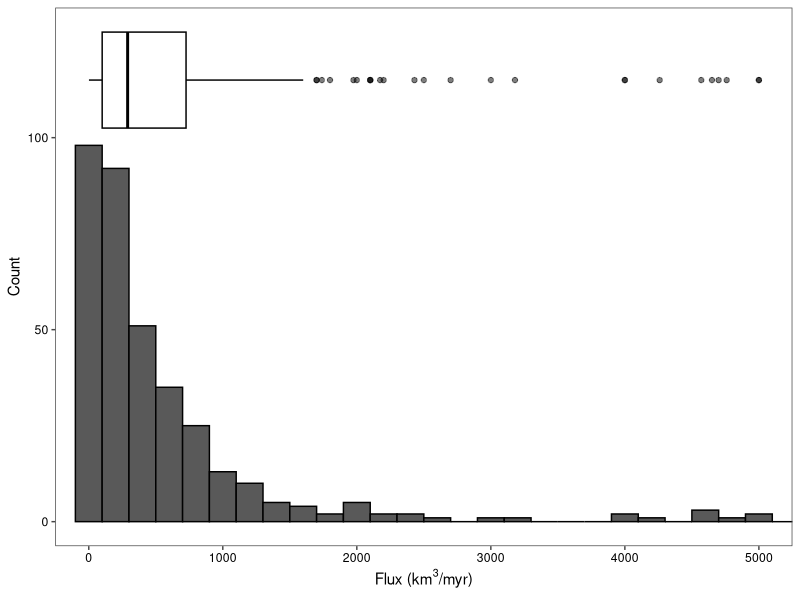
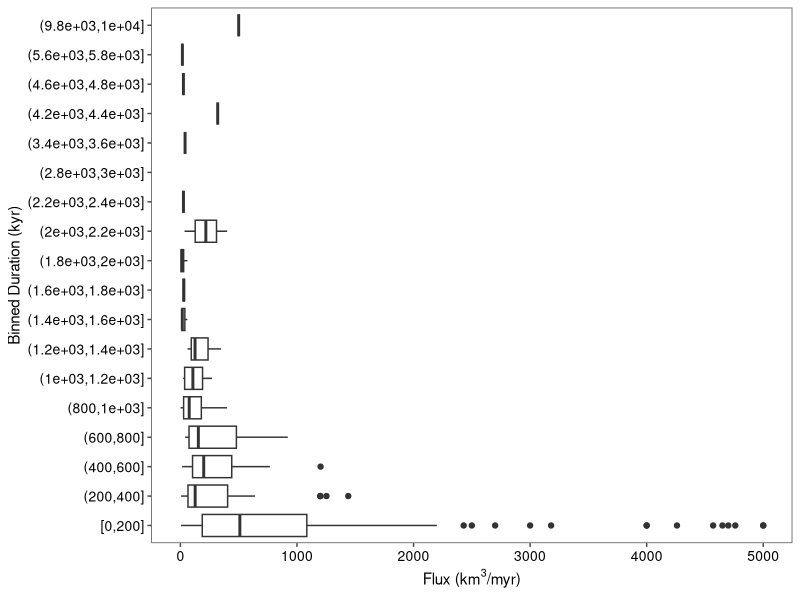
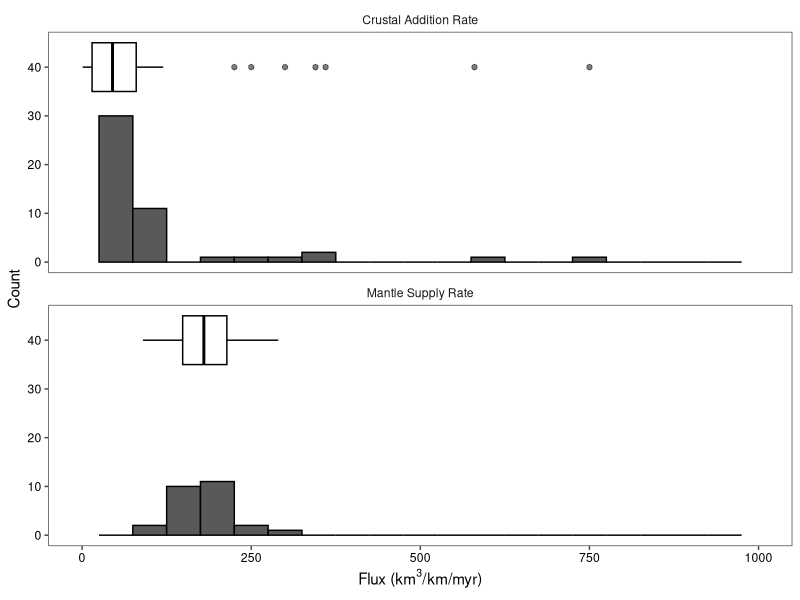
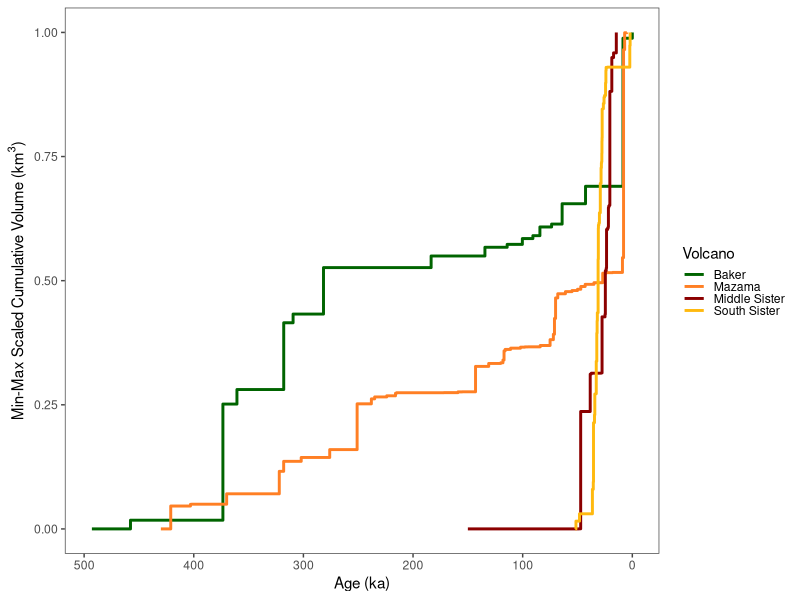
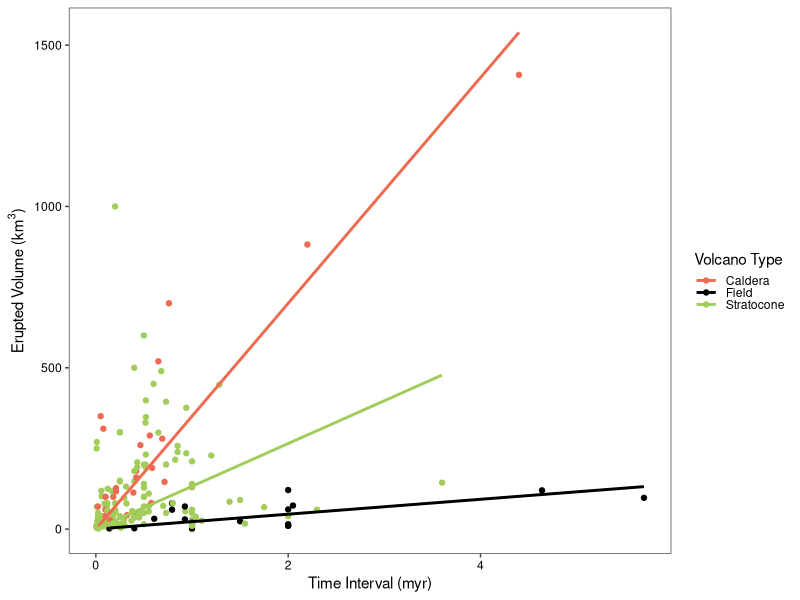

Generate these figures, in order, with R: (Note: this script raises an error after producing the figures.)
## New important figures, draft started 8/22/24, most recent update 9/8/26
library(ggplot2)
library(egg)
library(tidyverse)
library(readxl)
library(scales)
#### Import data frames ####

# Import and split dataframes from one file, All_Long_Term_Rates
# The file includes data for all three current categories of long-term fluxes: 
# Erupted flux, crustal growth rate, and mantle-derived magma supply rate

# Define df with all rates

All_Rates<-read_excel("All_Long_Term_Rates_Updated_9_26.xlsx")

# Define Erupted Flux df

Erupted_Flux_All<-All_Rates%>%
  filter(CrustalorMantleRates=="Erupted")%>%
  mutate(EruptedVolume=`Flux(km3/myr)`*(`Duration (ka)`*.001))

# Isolate from this df erupted fluxes from the Cascades
Cascades_Erupted<-filter(Erupted_Flux_All, Arc=="Cascades")
# Define Crustal Growth Rate df

Crustal_Growth_Rate_All<-All_Rates%>%
  filter(CrustalorMantleRates=="CrustalRate")

# Define Mantle-Derived Magma Supply Rate df

Mantle_Supply_Rate_All<-All_Rates%>%
  filter(CrustalorMantleRates=="MantleRate")

# Collect all arc averaged fluxes (this would be like joining Crustal_Growth_Rate_All and Mantle_Supply_Rate_All)
Arc_Averaged_Fluxes<-All_Rates%>%
  filter(CrustalorMantleRates=="CrustalRate"|CrustalorMantleRates=="MantleRate")
# Import data to make cumulative volume plots
# Define function to do min/max normalization
min_max_normalization <- function(x) {
  return ((x - min(x)) / (max(x) - min(x)))
}
# Import data, mutate to do min-max scaling
Cumulative_Volumes<-read_excel("Cumulative_Volume_Data.xlsx")%>%
  group_by(Volcano)%>%
  mutate(Min_Max_Scaled_CumVol=min_max_normalization(CumVol))

#### Do statistics ####

# Statistics on mantle supply rates
min(Mantle_Supply_Rate_All$`Flux(km3/km/myr)`,na.rm = TRUE) #90
max(Mantle_Supply_Rate_All$`Flux(km3/km/myr)`,na.rm = TRUE) #290
mean(Mantle_Supply_Rate_All$`Flux(km3/km/myr)`,na.rm = TRUE) #181
sd(Mantle_Supply_Rate_All$`Flux(km3/km/myr)`,na.rm = TRUE) #48
median(Mantle_Supply_Rate_All$`Flux(km3/km/myr)`,na.rm = TRUE) #180
IQR(Mantle_Supply_Rate_All$`Flux(km3/km/myr)`,na.rm = TRUE) #65.3
quantile(Mantle_Supply_Rate_All$`Flux(km3/km/myr)`,probs=.75,na.rm=TRUE)#214
quantile(Mantle_Supply_Rate_All$`Flux(km3/km/myr)`,probs=.25,na.rm=TRUE)#149

## Statistics on erupted flux
min(Erupted_Flux_All$`Flux(km3/myr)`,na.rm = TRUE) #1.3, volcanic field northern cascades
max(Erupted_Flux_All$`Flux(km3/myr)`,na.rm = TRUE) #71428.57, 7 year integrated time
mean(Erupted_Flux_All$`Flux(km3/myr)`,na.rm = TRUE) #1166
sd(Erupted_Flux_All$`Flux(km3/myr)`,na.rm = TRUE) #4529
median(Erupted_Flux_All$`Flux(km3/myr)`,na.rm = TRUE) #290
IQR(Erupted_Flux_All$`Flux(km3/myr)`,na.rm = TRUE) #626
quantile(Erupted_Flux_All$`Flux(km3/myr)`,probs=.75,na.rm=TRUE)#725.8
quantile(Erupted_Flux_All$`Flux(km3/myr)`,probs=.25,na.rm=TRUE)#100

## Statistics on crustal rates
min(Crustal_Growth_Rate_All$`Flux(km3/km/myr)`,na.rm = TRUE) #0.8, volcanic field northern cascades
max(Crustal_Growth_Rate_All$`Flux(km3/km/myr)`,na.rm = TRUE) #750
mean(Crustal_Growth_Rate_All$`Flux(km3/km/myr)`,na.rm = TRUE) #80
sd(Crustal_Growth_Rate_All$`Flux(km3/km/myr)`,na.rm = TRUE) #128
median(Crustal_Growth_Rate_All$`Flux(km3/km/myr)`,na.rm = TRUE) #45
IQR(Crustal_Growth_Rate_All$`Flux(km3/km/myr)`,na.rm = TRUE) #65.25
quantile(Crustal_Growth_Rate_All$`Flux(km3/km/myr)`,probs=.75,na.rm=TRUE)#80
quantile(Crustal_Growth_Rate_All$`Flux(km3/km/myr)`,probs=.25,na.rm=TRUE)#14.75

#### Figures and associated Statistics ####
#### Figure 6 ####
ggplot(Erupted_Flux_All)+
  geom_histogram(aes(x=`Flux(km3/myr)`, after_stat(count)),binwidth=200, color="black")+
  geom_boxplot(aes(x=`Flux(km3/myr)`,y=115), width=25,color="black",alpha=0.5)+
  theme_article()+
  coord_cartesian( xlim = c(0, 5000))+
  labs(y="Count",x=expression("Flux (km"^"3"*"/myr)"))+
  theme(axis.text=element_text(color="black"))

#### Figure 7 ####
# Express how flux changes w duration binned
Binned_Erupted_Flux<-Erupted_Flux_All%>%
  filter(`Duration (ka)`!="NA")%>%
  filter(!is.na(`Flux(km3/myr)`))%>%
  mutate( bin=cut_width(`Duration (ka)`, width=200, boundary=0) )
#options(scipen=999)
ggplot(filter(Binned_Erupted_Flux), aes(y = bin, x = `Flux(km3/myr)`)) +
  geom_boxplot()+
  coord_cartesian(xlim = c(0,5000))+
  theme_article()+
  labs(y="Binned Duration (kyr)",x=expression("Flux (km"^"3"*"/myr)"))+
  theme(axis.text = element_text(color="black", size=10))
# for this figure, y-axis labels need to be changed to non-scientific by hand

#### Figure 8 ####
ggplot(data=filter(All_Rates, CrustalorMantleRates!="Erupted"))+
  geom_histogram(aes(x=`Flux(km3/km/myr)`, after_stat(count)), color="black",binwidth = 50)+
  geom_boxplot(aes(x=`Flux(km3/km/myr)`,y=40),color="black",width=10,alpha=0.5)+
  facet_wrap(~CrustalorMantleRates,nrow=2,
             labeller = labeller(CrustalorMantleRates = c("CrustalRate" = "Crustal Addition Rate",
                                                          "MantleRate" = "Mantle Supply Rate")))+
  theme_article()+
  labs(x=expression("Flux (km"^"3"*"/km/myr)"),
       y="Count" )+
  theme(#axis.text.y=element_blank(),
    #axis.title.y = element_blank(),
    #axis.ticks.y = element_blank(),
    axis.text=element_text(color="black"))+
  lims(x=c(0,1000))

#### Figure 11 ####

CumVolColors<-c("darkgreen","chocolate1","red4", "darkgoldenrod1")
CumVolFigure<-ggplot(data=Cumulative_Volumes, aes(x=Age,y=Min_Max_Scaled_CumVol,color=Volcano))+
  geom_step(size=1)+
  theme_article()+
  scale_x_reverse()+
  labs(y=expression("Min-Max Scaled Cumulative Volume (km"^"3"*")"),x="Age (ka)")+
  scale_color_manual(values=CumVolColors)

CumVolFigure

#### Figure 12 and associated statistics ####
# Isolate Time average calderas, calculate line
Time_Avg_Calderas<-Erupted_Flux_All%>%
  filter(`Time averaged?`== "Yes"&VolcanoType=="Caldera")%>%
  mutate(Duration_myr=`Duration (ka)`*10^-3)
Caldera_Line<-lm(Time_Avg_Calderas$EruptedVolume~Time_Avg_Calderas$`Duration_myr`+0)
summary(Caldera_Line) # 350+/-28 r2=.85
# Isolate Time average volcanic fields, calculate line
Time_Avg_Field<-Erupted_Flux_All%>%
  filter(`Time averaged?`== "Yes"&VolcanoType=="Field",EruptedVolume<5000)%>% #NOTE, WE ARE EXCLUDING VERY HIGH ESTIMATES OF FLUX HERE FROM SNAKE RIVER PLANE AND LAKE BAIKAL
  mutate(Duration_myr=`Duration (ka)`*10^-3)
Field_Line<-lm(Time_Avg_Field$EruptedVolume~Time_Avg_Field$`Duration_myr`+0)
summary(Field_Line) # 23 +/- 4 r2=0.68
# Isolate Time average stratocones, calculate line
Time_Avg_Stratocone<-Erupted_Flux_All%>%
  filter(`Time averaged?`== "Yes"&VolcanoType=="Stratocone")%>%
  mutate(Duration_myr=`Duration (ka)`*10^-3)
Stratocone_Line<-lm(Time_Avg_Stratocone$EruptedVolume~Time_Avg_Stratocone$`Duration_myr`+0)
summary(Stratocone_Line) #133 +/- 20, r2=0.25
# Make plot
ggplot(filter(Erupted_Flux_All, `Time averaged?`=="Yes", VolcanoType=="Caldera"|VolcanoType=="Stratocone"|VolcanoType=="Field", EruptedVolume<5000), 
       aes(y=EruptedVolume,x=`Duration (ka)`/1000, color=VolcanoType),)+
  geom_point()+
  theme_article()+
  geom_smooth(method=lm,
              formula=y~x+0,se=FALSE)+
  scale_color_manual(values=c("coral2",
                              "black",
                              "darkolivegreen3"))+
  theme(axis.text = element_text(color="black"))+
  labs(x="Time Interval (myr)", y=expression("Erupted Volume (km"^"3"*")"), color="Volcano Type")

#### Figure 13 and associated statistics ####
# First, define summarized dataframes from the cascades
# calculate average estimates of flux from Hildreth 2007
Hildreth_averages<-Erupted_Flux_All%>%
  filter(Citation=="Hildreth 2007")%>%
  group_by(GeneralName)%>%
  summarise(EruptedVolume=mean(EruptedVolume),`Flux(km3/myr)`=mean(`Flux(km3/myr)`),`Duration (ka)`=mean(`Duration (ka)`))%>%
  mutate(Arc="Cascades")
# Join those with fluxes from other contributions
Cascades_averages<-Erupted_Flux_All%>%
  filter(Citation=="Schmidt and Grunder 2009"|Citation=="Calvert (2018) Geopshere")%>%
  filter(`Time averaged?`=="Yes")%>%
  bind_rows(Hildreth_averages)
# Find time averaged estimates from CVZ and SVZ
CVZ_SVZ_averages<-filter(Erupted_Flux, Arc=="SVZ"|Arc=="CVZ", `Time averaged?`=="Yes")
# Find time averaged estimates from Alaska Aleutian arc
Alaska_Aleutian_averages<-Erupted_Flux_All%>%
  filter(Arc=="Aleutian-Alaska")%>%
  filter(`Time averaged?`=="Yes")%>%
  mutate(`Duration (myr)`=`Duration (ka)`*10^-3)
# For only oceanic in AA arc
Alaska_Aleutian_averages_oceanic<-Erupted_Flux_All%>%
  filter(Arc=="Aleutian-Alaska")%>%
  filter(`Time averaged?`=="Yes")%>%
  mutate(`Duration (myr)`=`Duration (ka)`*10^-3)%>%
  filter(GeneralName=="Akutan"|GeneralName=="Seguam"|GeneralName=="Tanaga")
# For only continental in AA arc
Alaska_Aleutian_averages_continental<-Erupted_Flux_All%>%
  filter(Arc=="Aleutian-Alaska")%>%
  filter(`Time averaged?`=="Yes")%>%
  mutate(`Duration (myr)`=`Duration (ka)`*10^-3)%>%
  filter(GeneralName!="Akutan"&GeneralName!="Seguam"&GeneralName!="Tanaga")%>%
  filter(EstimateType=="Volcano")
# collect all those data frames
Arc_Averages<-full_join(Cascades_averages,CVZ_SVZ_averages)%>%
  full_join(.,Alaska_Aleutian_averages_continental)%>%
  mutate(`Duration (myr)`=`Duration (ka)`*10^-3)

# make figure
Averages_Figure<-ggplot()+
  geom_point(data=Arc_Averages, 
             aes(y=`EruptedVolume`,x=`Duration (myr)`, color=Arc))+
  geom_smooth(data=filter(Arc_Averages),aes(y=`EruptedVolume`,x=`Duration (myr)`, color=Arc),
              method=lm,formula=y~x+0,se=FALSE)+
  theme_article()+
  labs(y=expression("Erupted Volume (km"^"3"*")"))+
  theme(element_text(color="black"), axis.text = element_text(color="black"),
        legend.position = "none")+
  scale_color_manual(values=c("dodgerblue","pink","orange","darkred"))
Averages_Boxplot<-
  ggplot(data=Arc_Averages)+
  geom_boxplot(aes(y=`Flux(km3/myr)`,x=fct_reorder(Arc, `Flux(km3/myr)`, .fun='median'),color=Arc))+
  theme_article()+
  labs(y=expression("Erupted Flux (km"^"3"*"/myr)"))+
  theme(legend.position ="none" ,axis.title.x = element_blank())+
  theme(element_text(color="black"), axis.text = element_text(color="black"))+
  scale_color_manual(values=c("dodgerblue","pink","orange","darkred"))

ggarrange(Averages_Figure,Averages_Boxplot, nrow=1)
# get data about lines
# include all cascades points
Cascades_Line_Data_All<-filter(Arc_Averages,Arc=="Cascades")
Cascades_Line_All<-lm(Cascades_Line_Data_All$EruptedVolume~Cascades_Line_Data_All$`Duration (myr)`+0)
summary(Cascades_Line_All)
# slope= 290 /pm 54, r2=.53
# exclude high flux points
# isolate smaller fluxes from the cascades
Cascades_Small<-filter(Arc_Averages, EruptedVolume<400)
Cascades_Line_Data<-filter(Cascades_Small,Arc=="Cascades")
Cascades_Line<-lm(Cascades_Line_Data$EruptedVolume~Cascades_Line_Data$`Duration (myr)`+0)
summary(Cascades_Line)
# slope= 204 /pm 19, r2=.83

SVZ_Line_Data<-filter(Cascades_Small,Arc=="SVZ")
SVZ_Line<-lm(SVZ_Line_Data$EruptedVolume~SVZ_Line_Data$`Duration (myr)`+0)
summary(SVZ_Line)
# slope=205 /pm 66, r2=.52

CVZ_Line_Data<-filter(Cascades_Small,Arc=="CVZ")
CVZ_Line<-lm(CVZ_Line_Data$EruptedVolume~CVZ_Line_Data$`Duration (myr)`+0)
summary(CVZ_Line)
#slope=64 /pm 10, r2=.71

# include only continental Aleutian points
Aleutian_Line_Data<-filter(Arc_Averages,Arc=="Aleutian-Alaska")
Aleutian_Line<-lm(Aleutian_Line_Data$EruptedVolume~Aleutian_Line_Data$`Duration (myr)`+0)
summary(Aleutian_Line)
# slope= 41 /pm 32, r2=.15

#### Figure 14 ####
# needs manual addition of number of estimates when regenerated
Erupted_Hist<-ggplot(data=Erupted_Flux_All)+
  geom_histogram(aes(x=`Flux(km3/myr)`), fill="darkseagreen", color="black", binwidth=0.5)+
  geom_histogram(data=Arc_Averaged_Fluxes,aes(x=`Flux(km3/km/myr)`*20), fill="cornflowerblue", color="black", binwidth=0.5, alpha=0.6)+
  scale_x_log10(breaks = scales::trans_breaks("log10", function(x) 10^x),
                labels = scales::trans_format("log10", scales::math_format(10^.x)), limits=c(1e-1,1e6))+
  annotation_logticks(sides="b")+
  labs(x=expression("Flux (km"^"3"*"/myr)"), y="Number Estimates", title="Eruptive flux")+
  theme_article()+
  theme(axis.text = element_text(size=16, color="black"), axis.title = element_text(size=24, color="black"))

Average_Hist<-ggplot(data=Arc_Averaged_Fluxes)+
  geom_histogram(aes(x=`Flux(km3/km/myr)`), fill="cornflowerblue", color="black", binwidth=0.5,alpha=0.8)+
  # geom_histogram(aes(x=`Flux(km3/km/myr)`*20), fill="cornflowerblue", color="black", binwidth=0.5, alpha=0.6)+
  scale_x_log10(breaks = scales::trans_breaks("log10", function(x) 10^x),
                labels = scales::trans_format("log10", scales::math_format(10^.x)), limits=c(1e-1,1e6))+
  annotation_logticks(sides="b")+
  labs(x=expression("Flux (km"^"3"*"/km/myr)"), y="Number Estimates", title="Arc-normalized supply rate")+
  theme_article()+
  theme(axis.text = element_text(size=16, color="black"), axis.title = element_text(size=24, color="black"))

ggarrange(Erupted_Hist,Average_Hist,nrow=1)




#### Trash Bin ####
## Start plots 

# Plot showing the difference in magnitude between crustal and mantle rates



# Plot showing crustal rates
ggplot(data=filter(Crustal_Growth_Rate_All, !is.na(`Flux(km3/km/myr)`)))+
  geom_histogram(aes(x=`Flux(km3/km/myr)`), color="black", binwidth=20)+
  theme_article()+
  labs(x=expression("Flux (km"^"3"*"/km/myr)"))+
  theme(axis.text.y=element_blank(),
        axis.title.y = element_blank(),
        axis.ticks.y = element_blank(),
        axis.text=element_text(color="black"))


# Plot showing crustal rates by method
ggplot(data=filter(Crustal_Growth_Rate_All, !is.na(`Flux(km3/km/myr)`)))+
  geom_histogram(aes(x=`Flux(km3/km/myr)`, after_stat(ncount)), color="black", binwidth=20)+
  facet_wrap(~Method,ncol=1)+
  theme_article()+
  labs(x=expression("Flux (km"^"3"*"/km/myr)"))+
  theme(axis.text.y=element_blank(),
        axis.title.y = element_blank(),
        axis.ticks.y = element_blank(),
        axis.text=element_text(color="black"))




# Show distribution in duration in erupted flux database
ggplot(data=Erupted_Flux_All)+
  geom_histogram(aes(x=`Duration (ka)`), color="black")+
  theme_article()+
  labs(y="Number of estimates")






 # Plot the volume vs. duration relationship for Cascsades, SVZ, and CVZ


Check_Fig_Sum<-filter(Erupted_Flux_All, `Time averaged?`=="Yes", VolcanoType=="Caldera"|VolcanoType=="Stratocone"|VolcanoType=="Field")
## Summary Fig of whole database

Time_Avg_Calderas<-Erupted_Flux_All%>%
  filter(`Time averaged?`== "Yes"&VolcanoType=="Caldera")%>%
  mutate(Duration_myr=`Duration (ka)`*10^-3)
Caldera_Line<-lm(Time_Avg_Calderas$EruptedVolume~Time_Avg_Calderas$`Duration_myr`+0)
summary(Caldera_Line) # 350+/-28 r2=.85
Time_Avg_Field<-Erupted_Flux_All%>%
  filter(`Time averaged?`== "Yes"&VolcanoType=="Field",EruptedVolume<5000)%>% #NOTE, WE ARE EXCLUDING VERY HIGH ESTIMATES OF FLUX HERE FROM SNAKE RIVER PLANE AND LAKE BAIKAL
  mutate(Duration_myr=`Duration (ka)`*10^-3)
Field_Line<-lm(Time_Avg_Field$EruptedVolume~Time_Avg_Field$`Duration_myr`+0)
summary(Field_Line)
Time_Avg_Stratocone<-Erupted_Flux_All%>%
  filter(`Time averaged?`== "Yes"&VolcanoType=="Stratocone")%>%
  mutate(Duration_myr=`Duration (ka)`*10^-3)
Stratocone_Line<-lm(Time_Avg_Stratocone$EruptedVolume~Time_Avg_Stratocone$`Duration_myr`+0)
summary(Stratocone_Line)

ggplot(filter(Erupted_Flux_All, `Time averaged?`=="Yes", VolcanoType=="Caldera"|VolcanoType=="Stratocone"|VolcanoType=="Field", EruptedVolume<5000), 
       aes(y=EruptedVolume,x=`Duration (ka)`/1000, color=VolcanoType),)+
  geom_point()+
  theme_article()+
  geom_smooth(method=lm,
              formula=y~x+0,se=FALSE)+
  scale_color_manual(values=c("coral2",
                              "black",
                              "darkolivegreen3"))+
  theme(axis.text = element_text(color="black"))+
  labs(x="Time Interval (myr)", y=expression("Erupted Volume (km"^"3"*")"))

Check_no_points<-filter(Erupted_Flux_All, `Time averaged?`=="Yes", VolcanoType=="Caldera"|VolcanoType=="Stratocone"|VolcanoType=="Field")%>%
  filter(!is.na(EruptedVolume))

ggplot(filter(Erupted_Flux_All, `Time averaged?`=="Yes", VolcanoType=="Caldera"|VolcanoType=="Stratocone"|VolcanoType=="Field"), 
       aes(y=EruptedVolume,x=`Duration (ka)`*1000, color=VolcanoType))+
  geom_point()+
  theme_article()+
  lims(y=c(0,1600),x=c(0,7.5e6))+
  labs(x="Time Interval (years)", y=expression("Erupted Volume (km"^"3"*")"))+
  geom_smooth(data=filter(Erupted_Flux_All, `Time averaged?`=="Yes", VolcanoType=="Caldera"), 
              aes(x=`Duration (ka)`*1000,y=EruptedVolume),
              method=lm,
              formula=y~x+0, color="coral",se=FALSE)+
  geom_abline(aes(intercept=0,slope=1e-3), linetype="dashed")+
  geom_abline(aes(intercept=0,slope=1e-4), linetype="dashed")+
  annotate("text",x=5e6,y=620,label="1e-4",angle=25)+
  annotate("text",x=1e6,y=1400,label="1e-3",angle=80)+
  scale_color_manual(values=c("coral2",
                              "black",
                              "darkolivegreen3"))+
  theme(axis.text = element_text(color="black"))




## Histograms for Christy, 5/29/24

# Generate erupted flux histogram (flux vs. count)



Managed_Data<-Arc_Averaged_Fluxes%>%
  mutate(Flux_Erupted=`Flux(km3/km/myr)`*20)
median(Managed_Data$Flux_Erupted, na.rm = TRUE)
median(Arc_Averaged_Fluxes$`Flux(km3/km/myr)`, na.rm = TRUE)






ggplot(Erupted_Flux_All)+
  geom_boxplot(aes(y=`Flux(km3/myr)`))+
  theme_article()+
  coord_cartesian( ylim = c(0, 5000))

ggplot(Alaska_Aleutian_averages, 
       aes(y=`EruptedVolume`,x=`Duration (myr)`, color=GeneralName))+
  geom_point()+
  # geom_smooth(data=Cascades_Small,
  # method=lm,formula=y~x+0,se=FALSE,linetype="dashed", alpha=0)+
  # geom_smooth(data=filter(Arc_Averages),
  #         method=lm,formula=y~x+0,se=FALSE)+
  theme_article()+
  labs(y=expression("Erupted Volume (km"^"3"*")"))
scale_color_manual(values=c("dodgerblue","pink","orange","darkred"))
ggplot(Arc_Averages, 
       aes(y=`EruptedVolume`,x=`Duration (ka)`, color=Arc))+
  geom_point()+
  #geom_smooth(data=Cascades_Small,
  #  method=lm,formula=y~x+0,se=FALSE,linetype="dashed")+
  theme_article()+
  labs(y=expression("Erupted Volume (km"^"3"*")"))+
  scale_color_manual(values=c("dodgerblue","pink","orange","darkred"))
